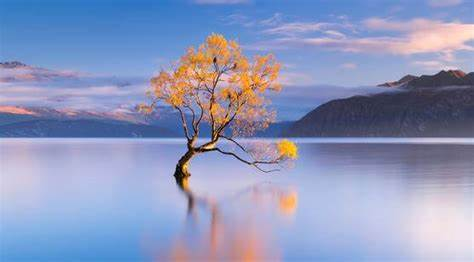
//> input picture Qt code/untitled62/build/Desktop_Qt_6_7_3-Debug/11.jpeg, 474 x 262 px
$ ./main   (built with g++ and OpenCV 4)
//> lines starting //> are read from the running program, lines starting //| are printed output that depends on the picture; after the words box and inside, x2 and y2 are one past the last pixel; in counts of white or black regions, pixels touching at a corner belong together
#include <opencv2/opencv.hpp>
#include <iostream>

using namespace cv;
using namespace std;

int main()
{
    Mat img = imread("11.jpeg", IMREAD_GRAYSCALE);
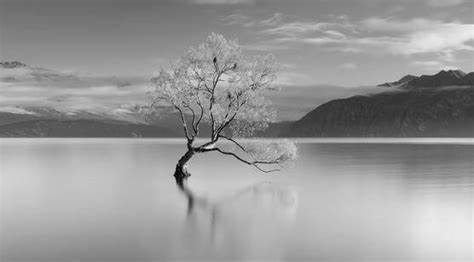
//> img: 262 rows x 474 cols, CV_8UC1; min 0, max 240, mean 152.4
    if (img.empty())
    {
        cout << "请确认图像文件名称是否正确" << endl;
        return -1;
    }
    Mat edge;
    //检测边缘图像并二值化
    Canny(img, edge, 80, 180, 3, false);
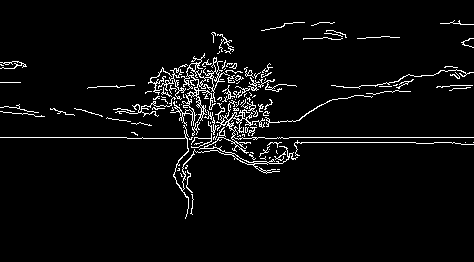
//> edge: 262 rows x 474 cols, CV_8UC1; 4.3% white in thin lines or dots, all inside (x1, y1, x2, y2) = (0, 20, 474, 219)
    threshold(edge, edge, 170, 255, THRESH_BINARY);

    //利用渐进概率式霍夫变换提取直线
    vector<Vec4i> linesP1, linesP2;
    HoughLinesP(edge, linesP1, 1, CV_PI / 180, 150, 30, 10);  //两个点连接最大距离10
//> linesP1 = 2 lines (x1, y1, x2, y2): [277, 137, 473, 137], [295, 142, 415, 142]
    HoughLinesP(edge, linesP2, 1, CV_PI / 180, 150, 30, 30);  //两个点连接最大距离30
//> linesP2 = 2 lines (x1, y1, x2, y2): [185, 137, 473, 137], [187, 142, 473, 142]

    //绘制两个点连接最大距离10直线检测结果
    Mat img1;
    img.copyTo(img1);
    for (size_t i = 0; i < linesP1.size(); i++)
    {
        line(img1, Point(linesP1[i][0], linesP1[i][1]),
             Point(linesP1[i][2], linesP1[i][3]), Scalar(255), 3);
    }
//> this loop made 2 passes
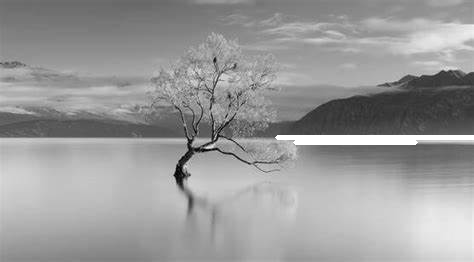
//> img1: 262 rows x 474 cols, CV_8UC1; 1.29% of pixels changed, all inside (x1, y1, x2, y2) = (275, 135, 474, 145)

    //绘制两个点连接最大距离30直线检测结果
    Mat img2;
    img.copyTo(img2);
    for (size_t i = 0; i < linesP2.size(); i++)
    {
        line(img2, Point(linesP2[i][0], linesP2[i][1]),
             Point(linesP2[i][2], linesP2[i][3]), Scalar(255), 3);
    }
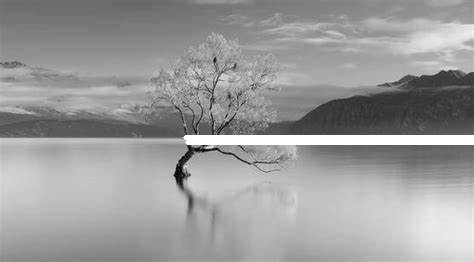
//> img2: 262 rows x 474 cols, CV_8UC1; 2.33% of pixels changed, all inside (x1, y1, x2, y2) = (183, 135, 474, 145)

    //显示图像
    imshow("img1", img1);
    imshow("img2", img2);
    waitKey(0);
    return 0;
}

$ run again, with Qt code/untitled62/build/Desktop_Qt_6_7_3-Debug/1.jpeg copied over Qt code/untitled62/build/Desktop_Qt_6_7_3-Debug/11.jpeg
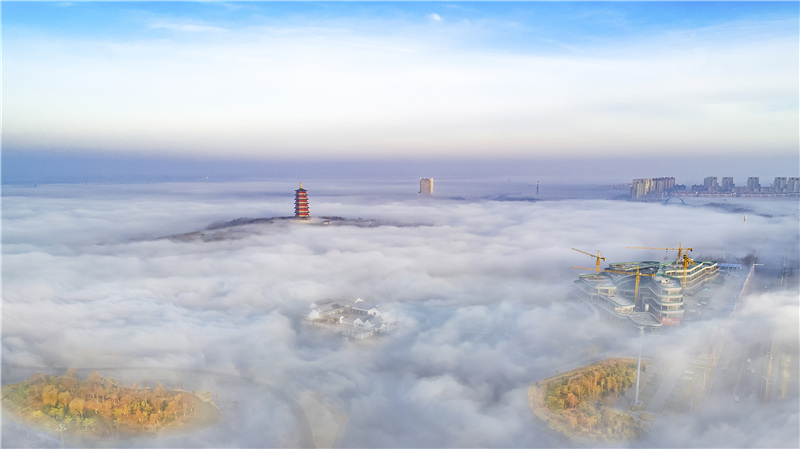
//> input picture Qt code/untitled62/build/Desktop_Qt_6_7_3-Debug/1.jpeg, 800 x 449 px
//> `Canny(img, edge, 80, 180, 3, false);`:
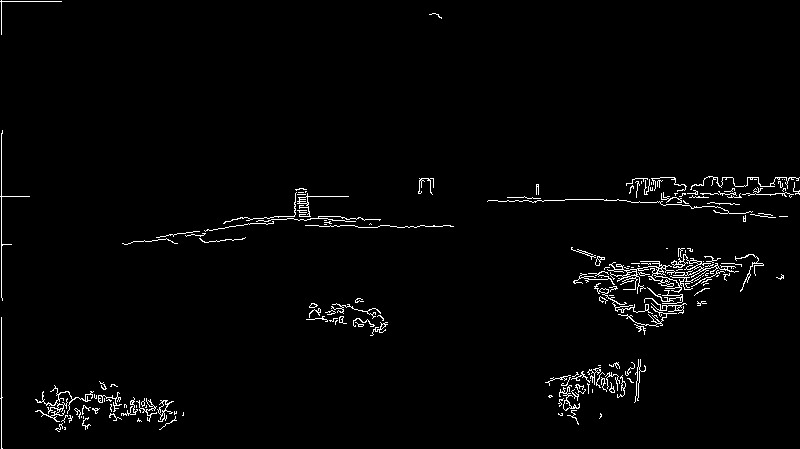
//> edge: 449 rows x 800 cols, CV_8UC1; 2% white in thin lines or dots
//> linesP1 = 1 line (x1, y1, x2, y2): [1, 448, 1, 317]
//> linesP2 = 1 line (x1, y1, x2, y2): [1, 448, 1, 133]
//> the loop `for (size_t i = 0; i < linesP1.size(); i++)` made 1 pass
//> the loop `for (size_t i = 0; i < linesP2.size(); i++)` made 1 pass
//> after the loop `for (size_t i = 0; i < linesP2.size(); i++)`:
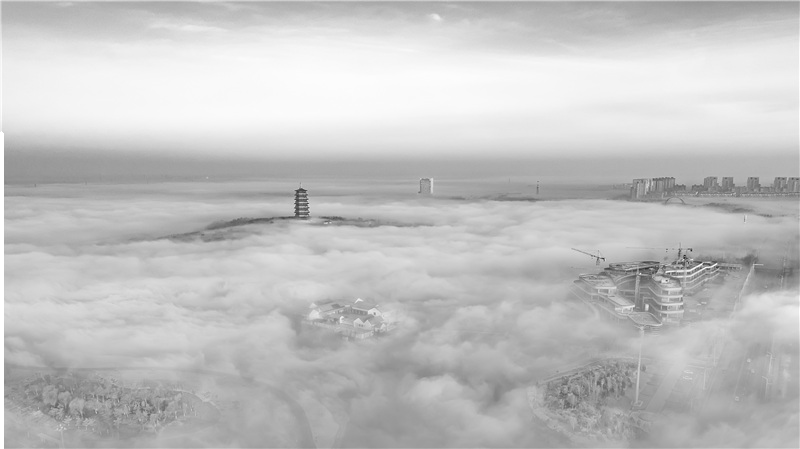
//> img2: 449 rows x 800 cols, CV_8UC1; min 33, max 255, mean 193.9
